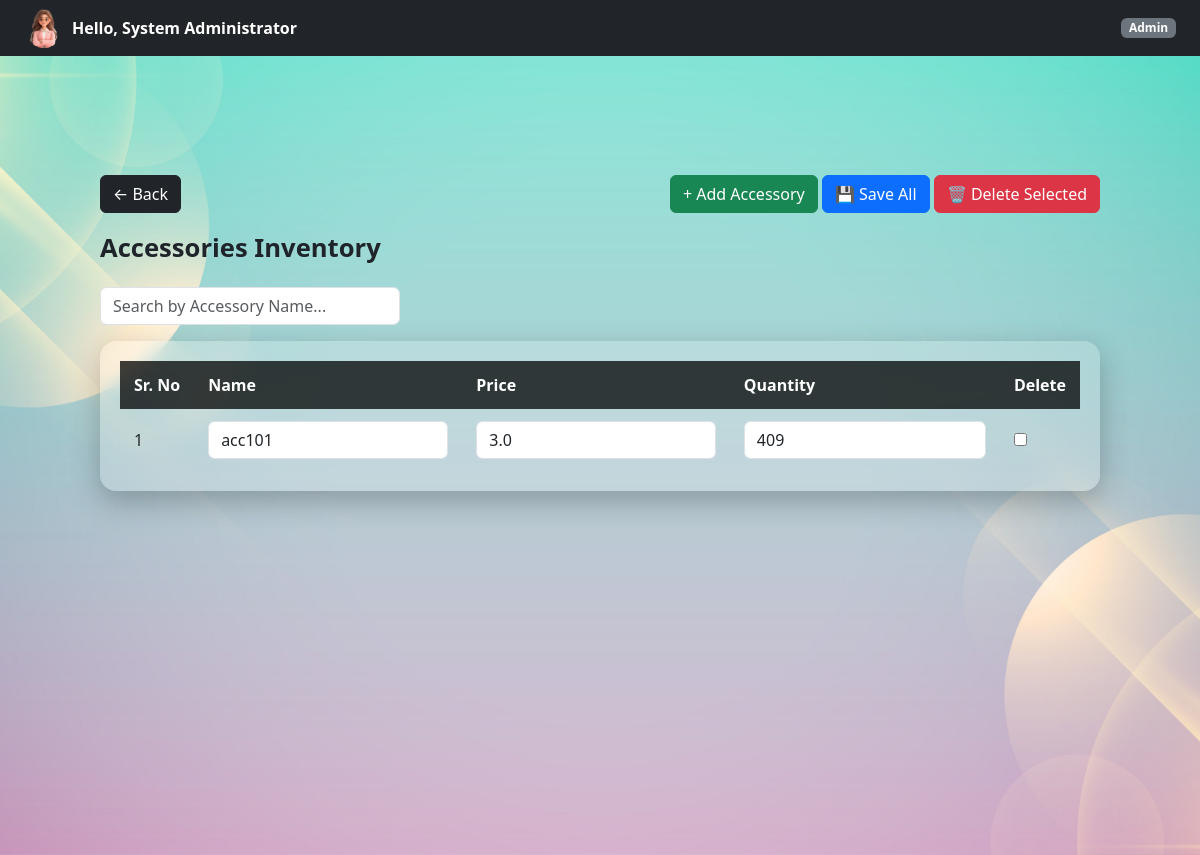
Page /admin/accessories (signed in) on the earlier database version.
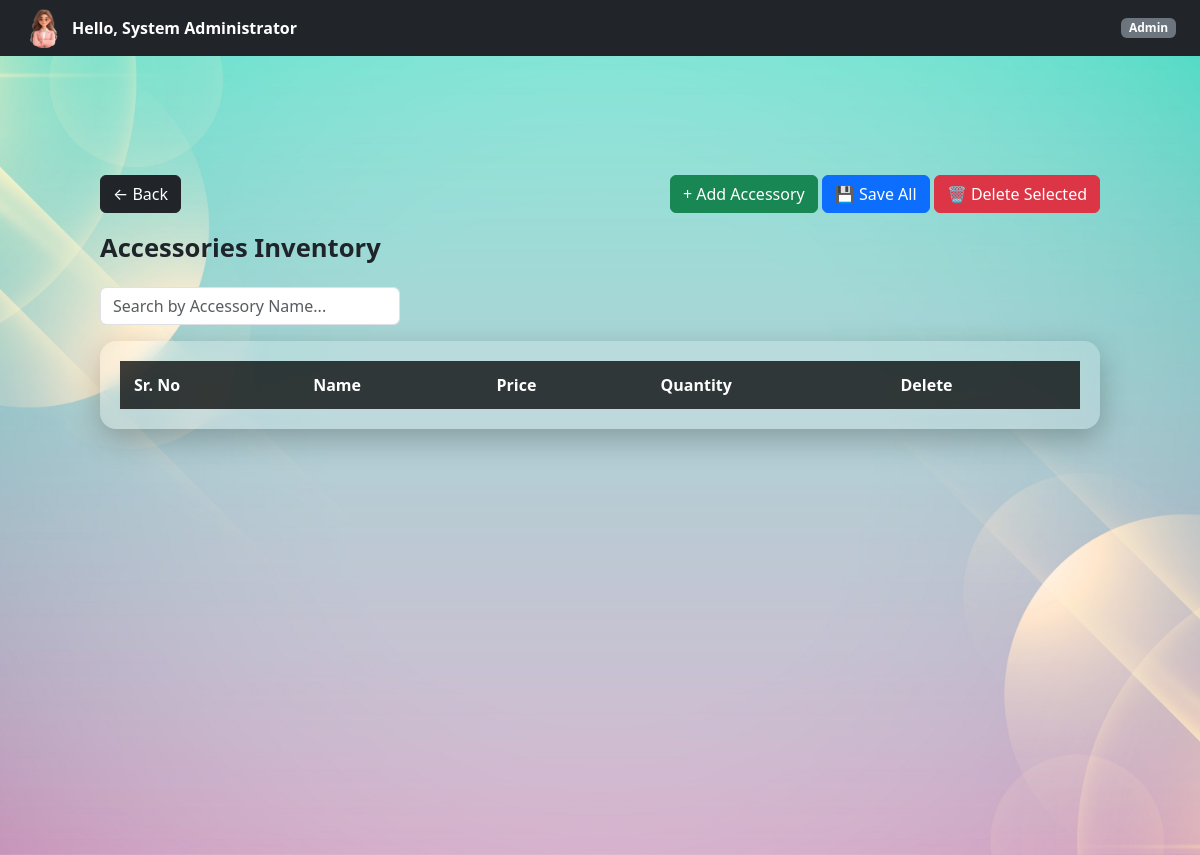
Same page on the later database version.
### controller/models.py (models this page shows)
class Accessory(db.Model):
    __tablename__ = "accessories"
    id = db.Column(db.Integer, primary_key=True)
    name = db.Column(db.String(100), nullable=False, unique= True)
    quantity = db.Column(db.Integer, default=0)
    price = db.Column(db.Float, nullable=False)

### controller/admin.py (the view)
@admin_bp.route("/accessories")
@login_required
@role_required("Admin")
def view_accessories():
    accessories = Accessory.query.all()
    return render_template(
        "admin/accessories.html",
        accessories=accessories
    )

### templates/admin/accessories.html (shortened to what this page needs)
{% extends "base.html" %}
{% block page_class %}company-dashboard-bg{% endblock %}
{% block free_content %}
{% include "partials/navbar.html" %}
<div class="dashboard-container">
    <div class="d-flex justify-content-between align-items-center mb-3">
        <a href="{{ url_for('admin.dashboard') }}" class="btn btn-dark">
            ← Back
        </a>
        <div>
            <button class="btn btn-success"
                onclick="addAccessoryRow()">
                + Add Accessory
            </button>
            <button form="accessoryForm" class="btn btn-primary">
                💾 Save All
            </button>
            <button type="button"
                class="btn btn-danger"
                onclick="deleteSelectedAccessories()">
                🗑 Delete Selected
            </button>
        </div>
    </div>
    <div class="page-title">Accessories Inventory</div>
    <input
        type="text"
        id="searchInput"
        placeholder="Search by Accessory Name..."
        class="form-control mb-3"
        style="max-width: 300px;"
    >
    <form
        id="accessoryForm"
        method="POST"
        action="{{ url_for('admin.bulk_update_accessories') }}"
    >
        <div class="glass-table">
            <table>
                <thead>
                    <tr>
                        <th>Sr. No</th>
                        <th>Name</th>
                        <th>Price</th>
                        <th>Quantity</th>
                        <th>Delete</th>
                    </tr>
                </thead>
                <tbody id="accessoryTableBody">
                    {% for accessory in accessories %}
                    <tr>
                        <td class="sr-no">{{ loop.index }}</td>
                        <td>
                            <input
                                name="name[]"
                                value="{{ accessory.name }}"
                                class="form-control"
                            >
                        </td>
                        <td>
                            <input
                                name="price[]"
                                type="number"
                                step="0.01"
                                value="{{ accessory.price }}"
                                class="form-control"
                            >
                        </td>
                        <td>
                            <input
                                name="quantity[]"
                                type="number"
                                value="{{ accessory.quantity }}"
                                class="form-control"
                            >
                        </td>
                        <td>
                            <input
                                type="checkbox"
                                name="selected_ids[]"
                                value="{{ accessory.id }}"
                            >
                        </td>
                    </tr>
                    {% endfor %}
                </tbody>
            </table>
        </div>
    </form>
</div>
{% endblock %}

Differences in the rows shown:
removed Accessory: name "acc101", price "3.0", quantity "409"
